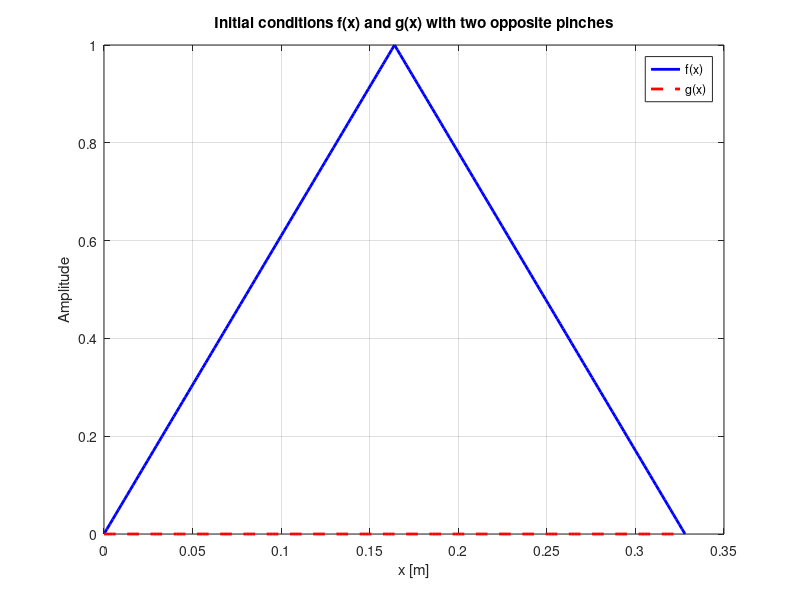
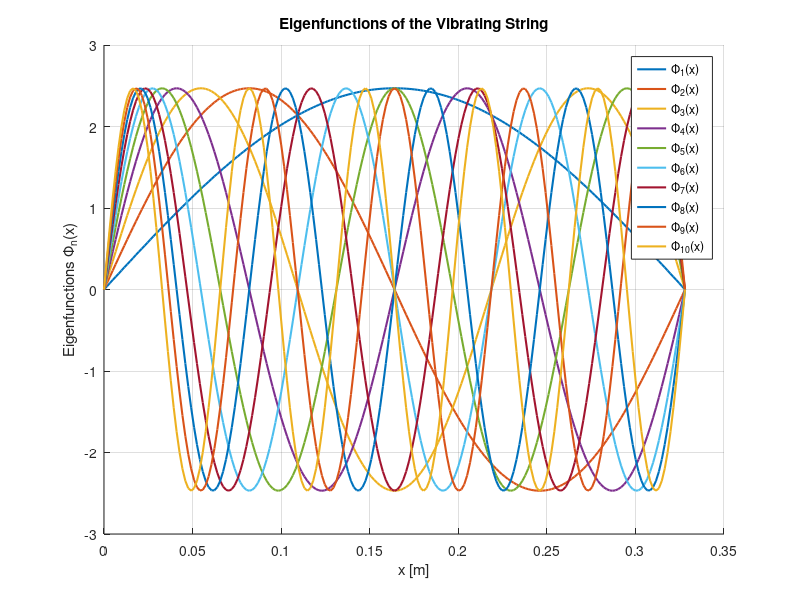
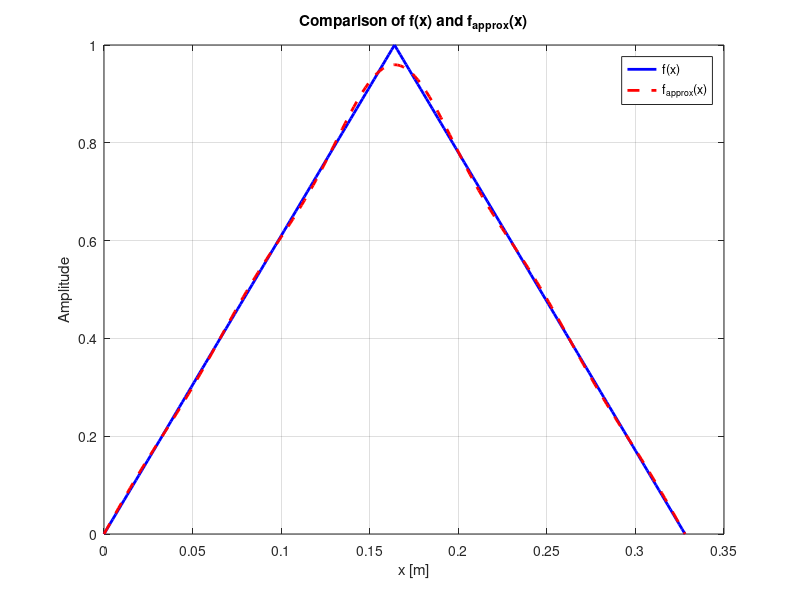
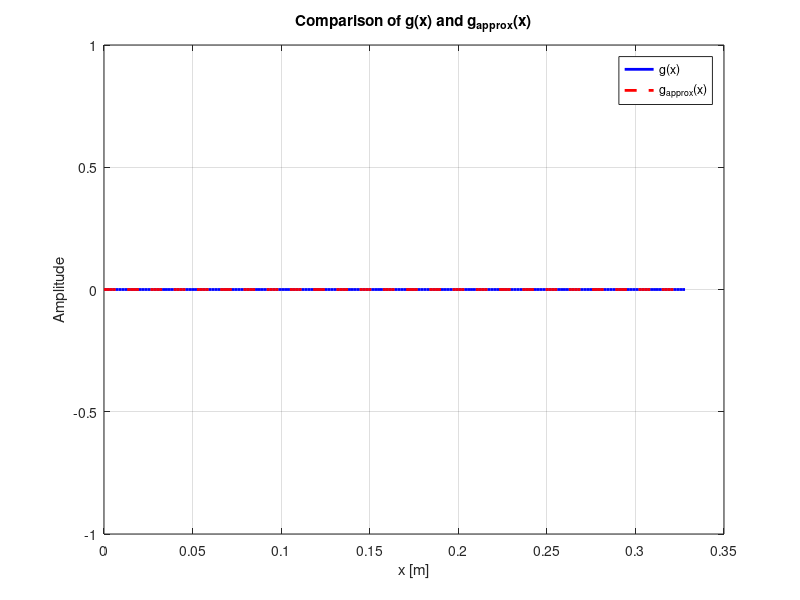

Source code (MATLAB) for these figures, in order: (Note: this script raises an error after producing the figures.)
%%%%%%%%%%%%%%%%%%%%%% gof is changed to gofit %%%%%%%%%%%%%%%%%%%%%%% 
% Given parameters
L = 0.328;              % String length [m]
M_L = 0.660E-3;         % String mass per unit length [kg/m]
F = 55.0;               % Tension force applied on string [N]
npt = 201;              % Number of spatial sample points
nst = 200;               % Number of time sample points
damp_factor = 200;      % Damping factor

% Define positions of the pinches
nbPinches = 1;         % Number of pinches
pA1 = L / 2;           % First pinch position
pB1 =  L / 4;          % Second pinch position
pB2 = 3 * L / 4;       % Second pinch position
z1 = 1;                % Amplitude scaling factor for the first pinch
z2 = -1;               % Amplitude scaling factor for the second pinch (opposite direction)

% Initialize arrays for the initial conditions
f_x = zeros(npt, 1);   % Initial displacement
g_x = zeros(npt, 1);   % Initial velocity

% Define the x coordinate array
x = linspace(0, L, npt);  % Spatial discretization from 0 to L

% Define the initial displacement based on the pinch functions
if nbPinches == 1
    for i = 1:npt
        % First pinch  (positive direction)
        if x(i) <= pA1
            f_x(i) = (z1 * x(i)) / pA1;  % Pinch increases linearly to p1
        else 
            f_x(i) = (z1 * (x(i) - L)) / (pA1 - L); % Decrease towards 0 until p2
        end
    end    
else
    for i = 1:npt
        if x(i) <= pB1
            f_x(i) = (z1 * x(i)) / pB1;
        elseif x(i) <= pB2
            f_x(i) = ((z1 - z2)*(x(i) - pB1)/ (pB1 - pB2)) + z1;
        elseif x(i) > pB2
            f_x(i) = (z2 * (x(i) - L)) / (pB2 - L);
        end
    end
end

% Compute and plot f(x) and g(x)
figure;
plot(x, f_x, 'b', 'LineWidth', 2);
hold on;
plot(x, g_x, 'r--', 'LineWidth', 2);
xlabel('x [m]');
ylabel('Amplitude');
title('Initial conditions f(x) and g(x) with two opposite pinches');
legend('f(x)', 'g(x)');
grid on;
hold off;

% Step 4: Compute the numerical arrays describing the eigenfunctions.

nmax = 10; % Define the maximum number of modes to calculate
phi_n = zeros(npt, nmax); % Initialize an array to hold eigenfunctions

% Compute eigenfunctions for n = 1, 2, ..., nmax
for n = 1:nmax
    phi_n(:, n) = sqrt(2/L) * sin(n * pi * x / L); % Compute eigenfunction
end

% Plot the eigenfunctions for various n values
figure;
hold on;
for n = 1:nmax
    plot(x, phi_n(:, n), 'DisplayName', sprintf('\\Phi_{%d}(x)', n), 'LineWidth', 1.5);
end
xlabel('x [m]');
ylabel('Eigenfunctions \Phi_n(x)');
title('Eigenfunctions of the Vibrating String');
legend show; % Display the legend for each mode
grid on;
hold off;

% Step 5: Calculate the overlap integrals

% Preallocate arrays for results
n_values = (1:nmax)';  % Column vector of n values
n_pi = n_values * pi;  % Calculate nπ
omega_n = zeros(nmax, 1);  % Preallocate omega_n array
nu_n = zeros(nmax, 1);     % Preallocate frequency array
T_n = zeros(nmax, 1);      % Preallocate period array

% Calculate natural frequency (omega_n), frequency (nu_n), and period (T_n)
for n = 1:nmax
    omega_n(n) = (n * pi / L) * sqrt(F / M_L);  % Calculate omega_n
    nu_n(n) = omega_n(n) / (2 * pi);             % Calculate frequency nu_n
    T_n(n) = 1 / nu_n(n);                         % Calculate period T_n
end

% Display results in a formatted table
fprintf(' n |    nπ/L   |   ω_n        |   ν_n        |   T_n (s)   \n');
fprintf('---|---------|----------------|--------------|--------------\n');

for n = 1:nmax
    fprintf('%2d | %8.4f | %14.4f | %13.4f | %12.4f \n', ...
        n, n_pi(n), omega_n(n), nu_n(n), T_n(n));
end

% Step 6: Test the orthonormalization of eigenfunctions

% Preallocate an array to hold the overlap integrals
overlap_integrals = zeros(nmax, 1);

% Loop to calculate the overlap integral for each n
for n = 1:nmax
    % Directly access the precomputed eigenfunction values
    phi_n_values = phi_n(:, n);  % Use the n-th eigenfunction directly
    
    % Calculate the overlap integral ⟨Φ_n | Φ_n⟩ using the trapezoidal rule
    overlap_integrals(n) = trapz(x, phi_n_values .* phi_n_values);
end

% Display results in a formatted table
fprintf(' n | ⟨Φ_n | Φ_n⟩ \n');
fprintf('---|---------------\n');

for n = 1:nmax
    fprintf('%2d | %13.4f \n', n, overlap_integrals(n));
end

% Calculate overlap integrals between initial conditions and eigenfunctions

% Preallocate arrays for overlap integrals
f_overlap = zeros(nmax, 1);  % ⟨Φ_n | f⟩
g_overlap = zeros(nmax, 1);  % ⟨Φ_n | g⟩
% Loop to calculate overlap integrals for each n
for n = 1:nmax
    % Calculate the overlap integral for f(x)
    f_overlap(n) = trapz(x, phi_n(:, n) .* f_x);  % ⟨Φ_n | f⟩
    
    % Calculate the overlap integral for g(x)
    g_overlap(n) = trapz(x, phi_n(:, n) .* g_x);  % ⟨Φ_n | g⟩
end

% Display results in a formatted table
fprintf(' n | ⟨Φ_n | f⟩      | ⟨Φ_n | g⟩      \n');
fprintf('---|----------------|----------------\n');

for n = 1:nmax
    fprintf('%2d | %14.4f | %14.4f \n', n, f_overlap(n), g_overlap(n));
end

% Define time discretization over one period with damping
t = linspace(0, 2 * pi / omega_n(1), nst); % Time array for one period with nst points
gamma = damp_factor; % Damping factor
psi_xt = zeros(npt, nst); % Initialize the array for Ψ(x, t)

% Step 7: Calculate overlap integrals between initial conditions and eigenfunctions

% Preallocate arrays for overlap integrals
f_overlap = zeros(nmax, 1);  % ⟨Φ_n | f⟩
g_overlap = zeros(nmax, 1);  % ⟨Φ_n | g⟩

% Loop to calculate overlap integrals for each n
for n = 1:nmax
    % Calculate the overlap integral for f(x)
    f_overlap(n) = trapz(x, phi_n(:, n) .* f_x);  % ⟨Φ_n | f⟩
    
    % Calculate the overlap integral for g(x)
    g_overlap(n) = trapz(x, phi_n(:, n) .* g_x);  % ⟨Φ_n | g⟩
end

% Display results in a formatted table
fprintf(' n | ⟨Φ_n | f⟩      | ⟨Φ_n | g⟩      \n');
fprintf('---|----------------|----------------\n');

for n = 1:nmax
    fprintf('%2d | %14.4f | %14.4f \n', n, f_overlap(n), g_overlap(n));
end

% Step 8: Check if truncating the expansion to nmax terms is satisfactory enough

% Initialize arrays for approximations
f_approx = zeros(npt, 1);  % Approximated f(x)
g_approx = zeros(npt, 1);  % Approximated g(x)

% Compute the approximated functions using the eigenfunctions and overlap integrals
for n = 1:nmax
    f_approx = f_approx + f_overlap(n) * phi_n(:, n);  % Approximate f(x)
    g_approx = g_approx + g_overlap(n) * phi_n(:, n);  % Approximate g(x)
end

% Plot the comparisons for f(x) and f_approx(x)
figure;
plot(x, f_x, 'b', 'LineWidth', 2); % Original f(x)
hold on;
plot(x, f_approx, 'r--', 'LineWidth', 2); % Approximated f(x)
xlabel('x [m]');
ylabel('Amplitude');
title('Comparison of f(x) and f_{approx}(x)');
legend('f(x)', 'f_{approx}(x)');
grid on;
hold off;

% Plot the comparisons for g(x) and g_approx(x)
figure;
plot(x, g_x, 'b', 'LineWidth', 2); % Original g(x)
hold on;
plot(x, g_approx, 'r--', 'LineWidth', 2); % Approximated g(x)
xlabel('x [m]');
ylabel('Amplitude');
title('Comparison of g(x) and g_{approx}(x)');
legend('g(x)', 'g_{approx}(x)');
grid on;
hold off;

% Quantitative evaluation (using your goodness of fit function)
gof_f = gofit(f_x, f_approx)  % Evaluate goodness of fit for f(x)
gof_g = gofit(g_x, g_approx)  % Evaluate goodness of fit for g(x)

% Step 9: Compute the numerical arrays of the spatial discretizations of Ψ(x, t)

% Compute Ψ(x, t) with damping for each time sample
for j = 1:nst
    for n = 1:nmax
        % Exponential decay factor e^(-gamma * t(j))
        damping = exp(-gamma * t(j));
        
        % Compute the contribution of each eigenfunction to Ψ(x, t) with damping
        psi_xt(:, j) = psi_xt(:, j) + damping * ...
            (f_overlap(n) * cos(omega_n(n) * t(j)) + g_overlap(n) * sin(omega_n(n) * t(j))) * phi_n(:, n);
    end
end

% Plot the amplitude patterns at specific time instances with damping
figure;
hold on;
for j = 1:20:nst % Plot every 5th time step for clarity
    plot(x, psi_xt(:, j), 'DisplayName', sprintf('t = %.2f s', t(j)), 'LineWidth', 1.5);
end
xlabel('x [m]');
ylabel('Ψ(x, t)');
title('Amplitude Patterns of the Damped Vibrating String at Different Times');
grid on;
hold off;

% Produce a movie of the string vibrating with damping during at least 4π/ω_1
n_frames = 200;  % Number of frames for the movie
time_duration = 4 * pi / omega_n(1); % Duration to observe the motion
t_movie = linspace(0, time_duration, n_frames); % Time array for the movie
frames(n_frames) = struct('cdata', [], 'colormap', []);

figure;
axis([0 L -1 1]); % Set axis limits
xlabel('x [m]');
ylabel('Ψ(x, t)');
title('Damped Vibrating String Motion');
grid on;
hold on;

for j = 1:n_frames
    cla; % Clear previous plot
    
    current_psi = zeros(npt, 1);
    for n = 1:nmax
        damping = exp(-gamma * t_movie(j));
        current_psi = current_psi + damping * ...
            (f_overlap(n) * cos(omega_n(n) * t_movie(j)) + g_overlap(n) * sin(omega_n(n) * t_movie(j))) * phi_n(:, n);
    end
    
    plot(x, current_psi, 'LineWidth', 2);
    ylim([-1 1]); % Keep consistent plot limits

    
    frames(j) = getframe(gcf); % Capture frame
end

% Save the movie with damping
movie_name = 'damped_vibrating_string_movie.mp4';
v = VideoWriter(movie_name, 'MPEG-4');
open(v);
writeVideo(v, frames);
close(v);
